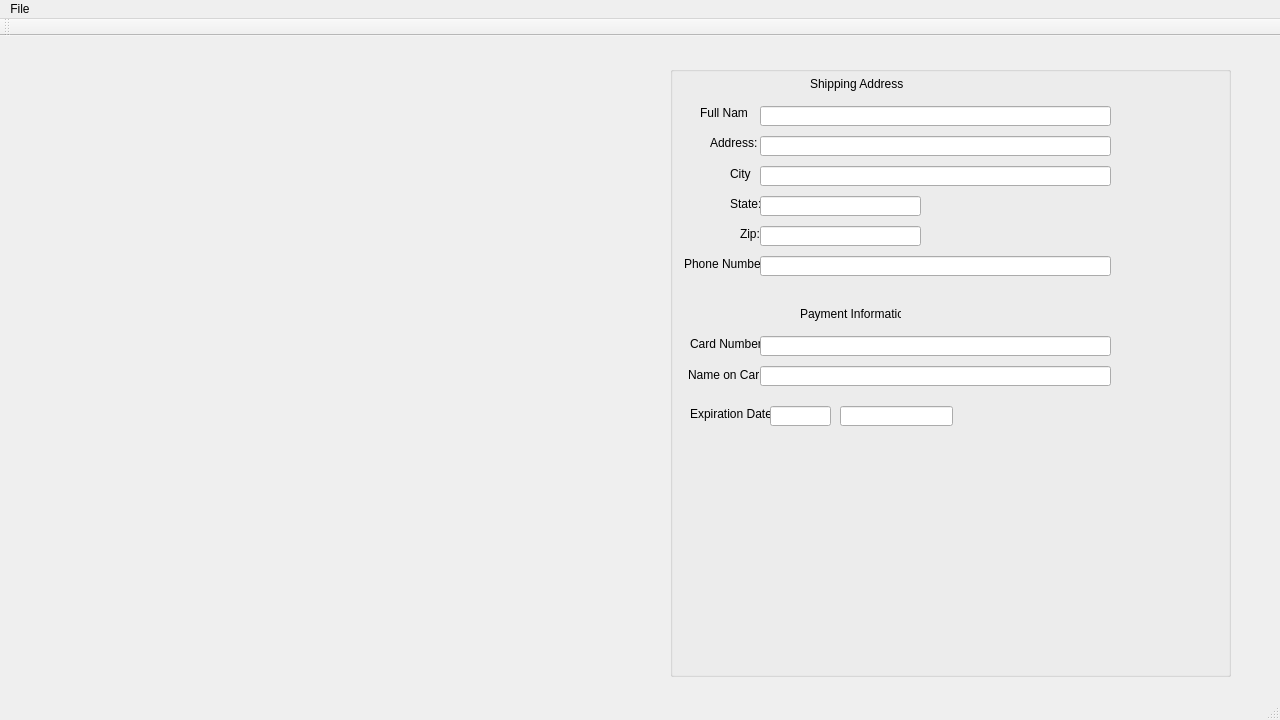
<?xml version="1.0" encoding="UTF-8"?>
<ui version="4.0">
 <class>MainWindow</class>
 <widget class="QMainWindow" name="MainWindow">
  <property name="geometry">
   <rect>
    <x>0</x>
    <y>0</y>
    <width>1280</width>
    <height>720</height>
   </rect>
  </property>
  <property name="sizePolicy">
   <sizepolicy hsizetype="Fixed" vsizetype="Fixed">
    <horstretch>0</horstretch>
    <verstretch>0</verstretch>
   </sizepolicy>
  </property>
  <property name="minimumSize">
   <size>
    <width>1280</width>
    <height>720</height>
   </size>
  </property>
  <property name="windowTitle">
   <string>Incoming Orders</string>
  </property>
  <property name="toolTipDuration">
   <number>0</number>
  </property>
  <property name="styleSheet">
   <string notr="true">#centralWidget{
background-image: url(:/res/images/ShoppingCartBG.png);
}</string>
  </property>
  <widget class="QWidget" name="centralWidget">
   <widget class="QGroupBox" name="groupBox">
    <property name="geometry">
     <rect>
      <x>670</x>
      <y>30</y>
      <width>561</width>
      <height>611</height>
     </rect>
    </property>
    <property name="title">
     <string/>
    </property>
    <widget class="QLabel" name="label">
     <property name="geometry">
      <rect>
       <x>30</x>
       <y>40</y>
       <width>47</width>
       <height>13</height>
      </rect>
     </property>
     <property name="text">
      <string>Full Name:</string>
     </property>
    </widget>
    <widget class="QLabel" name="label_2">
     <property name="geometry">
      <rect>
       <x>40</x>
       <y>70</y>
       <width>47</width>
       <height>13</height>
      </rect>
     </property>
     <property name="text">
      <string>Address:</string>
     </property>
    </widget>
    <widget class="QLabel" name="label_3">
     <property name="geometry">
      <rect>
       <x>60</x>
       <y>100</y>
       <width>21</width>
       <height>16</height>
      </rect>
     </property>
     <property name="text">
      <string>City:</string>
     </property>
    </widget>
    <widget class="QLabel" name="label_4">
     <property name="geometry">
      <rect>
       <x>60</x>
       <y>130</y>
       <width>31</width>
       <height>16</height>
      </rect>
     </property>
     <property name="text">
      <string>State:</string>
     </property>
    </widget>
    <widget class="QLabel" name="label_5">
     <property name="geometry">
      <rect>
       <x>70</x>
       <y>160</y>
       <width>21</width>
       <height>16</height>
      </rect>
     </property>
     <property name="text">
      <string>Zip:</string>
     </property>
    </widget>
    <widget class="QLabel" name="label_6">
     <property name="geometry">
      <rect>
       <x>14</x>
       <y>190</y>
       <width>81</width>
       <height>16</height>
      </rect>
     </property>
     <property name="text">
      <string>Phone Number:</string>
     </property>
    </widget>
    <widget class="QLabel" name="label_7">
     <property name="geometry">
      <rect>
       <x>20</x>
       <y>270</y>
       <width>71</width>
       <height>16</height>
      </rect>
     </property>
     <property name="text">
      <string>Card Number:</string>
     </property>
    </widget>
    <widget class="QLabel" name="label_8">
     <property name="geometry">
      <rect>
       <x>18</x>
       <y>301</y>
       <width>71</width>
       <height>16</height>
      </rect>
     </property>
     <property name="text">
      <string>Name on Card:</string>
     </property>
    </widget>
    <widget class="QLabel" name="label_9">
     <property name="geometry">
      <rect>
       <x>20</x>
       <y>340</y>
       <width>81</width>
       <height>16</height>
      </rect>
     </property>
     <property name="text">
      <string>Expiration Date:</string>
     </property>
    </widget>
    <widget class="QLineEdit" name="fullnameEdit">
     <property name="geometry">
      <rect>
       <x>90</x>
       <y>40</y>
       <width>351</width>
       <height>20</height>
      </rect>
     </property>
     <property name="readOnly">
      <bool>true</bool>
     </property>
    </widget>
    <widget class="QLineEdit" name="addressEdit">
     <property name="geometry">
      <rect>
       <x>90</x>
       <y>70</y>
       <width>351</width>
       <height>20</height>
      </rect>
     </property>
     <property name="readOnly">
      <bool>true</bool>
     </property>
    </widget>
    <widget class="QLineEdit" name="cityEdit">
     <property name="geometry">
      <rect>
       <x>90</x>
       <y>100</y>
       <width>351</width>
       <height>20</height>
      </rect>
     </property>
     <property name="readOnly">
      <bool>true</bool>
     </property>
    </widget>
    <widget class="QLineEdit" name="stateEdit">
     <property name="geometry">
      <rect>
       <x>90</x>
       <y>130</y>
       <width>161</width>
       <height>20</height>
      </rect>
     </property>
     <property name="readOnly">
      <bool>true</bool>
     </property>
    </widget>
    <widget class="QLineEdit" name="zipEdit">
     <property name="geometry">
      <rect>
       <x>90</x>
       <y>160</y>
       <width>161</width>
       <height>20</height>
      </rect>
     </property>
     <property name="readOnly">
      <bool>true</bool>
     </property>
    </widget>
    <widget class="QLineEdit" name="phoneEdit">
     <property name="geometry">
      <rect>
       <x>90</x>
       <y>190</y>
       <width>351</width>
       <height>20</height>
      </rect>
     </property>
     <property name="readOnly">
      <bool>true</bool>
     </property>
    </widget>
    <widget class="QLineEdit" name="cardEdit">
     <property name="geometry">
      <rect>
       <x>90</x>
       <y>270</y>
       <width>351</width>
       <height>20</height>
      </rect>
     </property>
     <property name="readOnly">
      <bool>true</bool>
     </property>
    </widget>
    <widget class="QLineEdit" name="nameOnEdit">
     <property name="geometry">
      <rect>
       <x>90</x>
       <y>300</y>
       <width>351</width>
       <height>20</height>
      </rect>
     </property>
     <property name="readOnly">
      <bool>true</bool>
     </property>
    </widget>
    <widget class="QLabel" name="label_10">
     <property name="geometry">
      <rect>
       <x>140</x>
       <y>10</y>
       <width>101</width>
       <height>16</height>
      </rect>
     </property>
     <property name="text">
      <string>Shipping Address</string>
     </property>
    </widget>
    <widget class="QLabel" name="label_11">
     <property name="geometry">
      <rect>
       <x>130</x>
       <y>240</y>
       <width>101</width>
       <height>16</height>
      </rect>
     </property>
     <property name="text">
      <string>Payment Information</string>
     </property>
    </widget>
    <widget class="QLineEdit" name="month">
     <property name="geometry">
      <rect>
       <x>100</x>
       <y>340</y>
       <width>61</width>
       <height>20</height>
      </rect>
     </property>
    </widget>
    <widget class="QLineEdit" name="year">
     <property name="geometry">
      <rect>
       <x>170</x>
       <y>340</y>
       <width>113</width>
       <height>20</height>
      </rect>
     </property>
    </widget>
   </widget>
  </widget>
  <widget class="QMenuBar" name="menuBar">
   <property name="geometry">
    <rect>
     <x>0</x>
     <y>0</y>
     <width>1280</width>
     <height>21</height>
    </rect>
   </property>
   <widget class="QMenu" name="menuFile">
    <property name="title">
     <string>File</string>
    </property>
    <addaction name="actionExit"/>
   </widget>
   <addaction name="menuFile"/>
  </widget>
  <widget class="QToolBar" name="mainToolBar">
   <attribute name="toolBarArea">
    <enum>TopToolBarArea</enum>
   </attribute>
   <attribute name="toolBarBreak">
    <bool>false</bool>
   </attribute>
  </widget>
  <widget class="QStatusBar" name="statusBar"/>
  <action name="actionExit">
   <property name="text">
    <string>Exit</string>
   </property>
  </action>
 </widget>
 <layoutdefault spacing="6" margin="11"/>
 <resources/>
 <connections>
  <connection>
   <sender>actionExit</sender>
   <signal>triggered()</signal>
   <receiver>MainWindow</receiver>
   <slot>close()</slot>
   <hints>
    <hint type="sourcelabel">
     <x>-1</x>
     <y>-1</y>
    </hint>
    <hint type="destinationlabel">
     <x>639</x>
     <y>359</y>
    </hint>
   </hints>
  </connection>
 </connections>
</ui>
